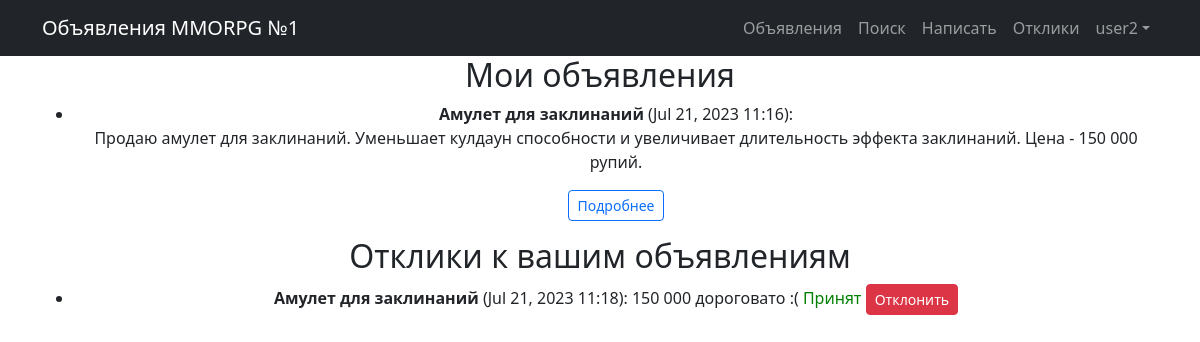
/announcements/my_responses/ (signed in), run on an earlier commit of the app's database.
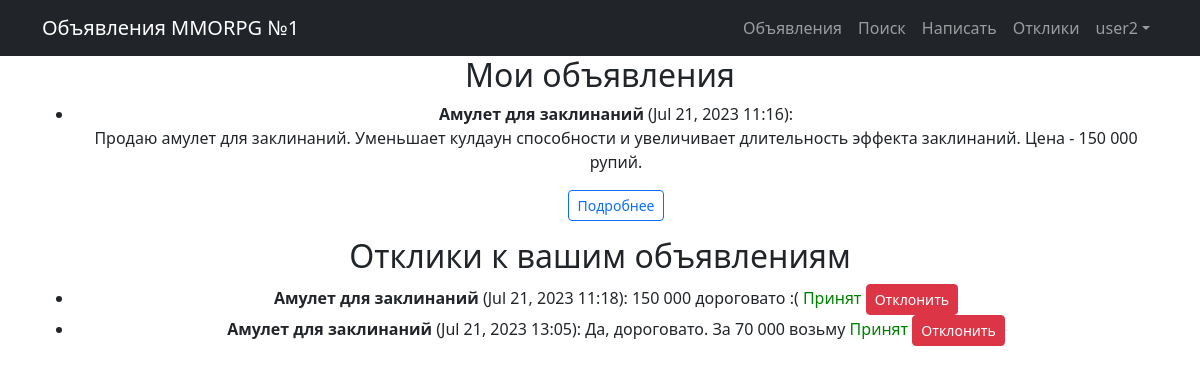
And on a later commit of the database.
### announcements/models.py (models this page shows, shortened)
class Announcement(models.Model):
    author = models.ForeignKey(User, on_delete=models.CASCADE, verbose_name='Автор')
    TYPE = (('tanks', 'Танки'),
            ('healers', 'Хилы'),
            ('damage_dealers', 'ДД'),
            ('dealers', 'Торговцы'),
            ('guild_masters', 'Гилдмастеры'),
            ('quest_givers', 'Квестгиверы'),
            ('blacksmiths', 'Кузнецы'),
            ('tanners', 'Кожевники'),
            ('potion_masters', 'Зельевары'),
            ('spell_masters', 'Мастера заклинаний'))
    category = models.CharField(max_length=15, choices=TYPE, default='tanks', verbose_name='Категория')
    dateCreation = models.DateTimeField(default=timezone.now)
    title = models.CharField(max_length=256, verbose_name = 'Заголовок')
    text = RichTextField(blank='True', null='True', verbose_name = 'Текст')
    video = models.FileField(upload_to='videos/', verbose_name='Видео', blank=True, null=True)
    class Meta:
        verbose_name = 'Объявление'
        verbose_name_plural = 'Объявления'

class Response(models.Model):
    author = models.ForeignKey(User, on_delete=models.CASCADE)
    announcement = models.ForeignKey(Announcement, on_delete=models.CASCADE)
    status = models.BooleanField(default=False)
    dateCreation = models.DateTimeField(default=timezone.now)
    text = models.CharField(max_length=64, verbose_name='Текст комментария', null=True, blank=True)
    accepted = models.BooleanField(default=False)
    class Meta:
        verbose_name = 'Комментарий'
        verbose_name_plural = 'Комментарии'

### announcements/views.py (the view)
# urls.py: path('my_responses/', PrivatePageView.as_view(), name='private_page'),
class PrivatePageView(ListView):
    model = Announcement
    template_name = 'private_page.html'
    context_object_name = 'private_page'
    def get_queryset(self):
        return Announcement.objects.filter(author=self.request.user)
    def get_context_data(self, **kwargs):
        context = super().get_context_data(**kwargs)
        private_page = context['private_page']
        other_users_responses = Response.objects.filter(announcement__in=private_page).exclude(author=self.request.user)
        context['other_users_responses'] = other_users_responses
        return context

### templates/private_page.html (shortened to what this page needs)
{% extends 'flatpages/default.html' %}
{% block content %}
<h2>Мои объявления</h2>
{% if private_page %}
  <ul>
    {% for announcement in private_page %}
      <li>
        <strong>{{ announcement.title }}</strong> ({{ announcement.dateCreation|date:"M d, Y H:i" }}):
        {{ announcement.text|safe  }}
        <a href="{% url 'announcement_detail' pk=announcement.pk %}" class="btn btn-outline-primary btn-sm">Подробнее</a>
      </li>
    {% endfor %}
  </ul>
{% else %}
  <p>У вас пока нет объявлений.</p>
{% endif %}
<h2>Отклики к вашим объявлениям</h2>
{% if other_users_responses %}
  <ul>
    {% for response in other_users_responses %}
      <li>
        <strong>{{ response.announcement.title }}</strong> ({{ response.dateCreation|date:"M d, Y H:i" }}):
        {{ response.text}}
        {% if response.accepted %}
          <span style="color: green;">Принят</span>
        {% else %}
          <span style="color: red;">Отклонен</span>
          <a href="{% url 'accept_response' response.id %}" class="btn btn-success btn-sm">Принять</a>
        {% endif %}
        <a href="{% url 'reject_response' response.id %}" class="btn btn-danger btn-sm">Отклонить</a>
      </li>
    {% endfor %}
  </ul>
{% else %}
  <p>У вас пока нет откликов на ваши объявления.</p>
{% endif %}
{% endblock content %}

### templates/flatpages/default.html (shortened to what this page needs)
<!DOCTYPE html>
{% load static %}
<html lang="en">
<head>
    <link href="{% static 'css/styles.css' %}" rel="stylesheet" />
</head>
<body>
    <nav class="navbar navbar-expand-lg navbar-dark bg-dark static-top">
        <div class="container">
            <a class="navbar-brand" href="/announcements/">Объявления MMORPG №1</a>
            <div class="collapse navbar-collapse" id="navbarResponsive">
                <ul class="navbar-nav ms-auto mb-2 mb-lg-0">
                    <li class="nav-item active">
                        <a class="nav-link" href="/announcements/">Объявления</a>
                    </li>
                     <li class="nav-item">
                        <a class="nav-link" href="/announcements/search/">Поиск</a>
                    </li>
                    {% if perms.announcements.add_announcement %}
                    <li class="nav-item">
                        <a class="nav-link" href="/announcements/create/">Написать</a>
                    </li>
                    {% endif %}
                    {% if request.user.is_authenticated %}
                        <li class="nav-item">
                        <a class="nav-link" href="/announcements/my_responses">Отклики</a>
                        </li>
                    {% endif %}
                    <li class="nav-item dropdown">
                        {% if request.user.is_authenticated %}
                            <a class="nav-link dropdown-toggle" id="navbarDropdown" href="#" role="button" data-bs-toggle="dropdown" aria-expanded="false">{{ user.username }}</a>
                        {% endif %}
                    </li>
                </ul>
            </div>
        </div>
    </nav>
    <div class="container">
        <div class="row">
            <div class="col-lg-12 text-center">
                {% block content %}{% endblock content %}
            </div>
        </div>
    </div>
</body>
</html>

What changed in the data, as far as the page shows it:
added Response: announcement "Амулет для заклинаний", dateCreation "Jul 21, 2023 13:05", text "Да, дороговато. За 70 000 возьму", accepted "Принят"
